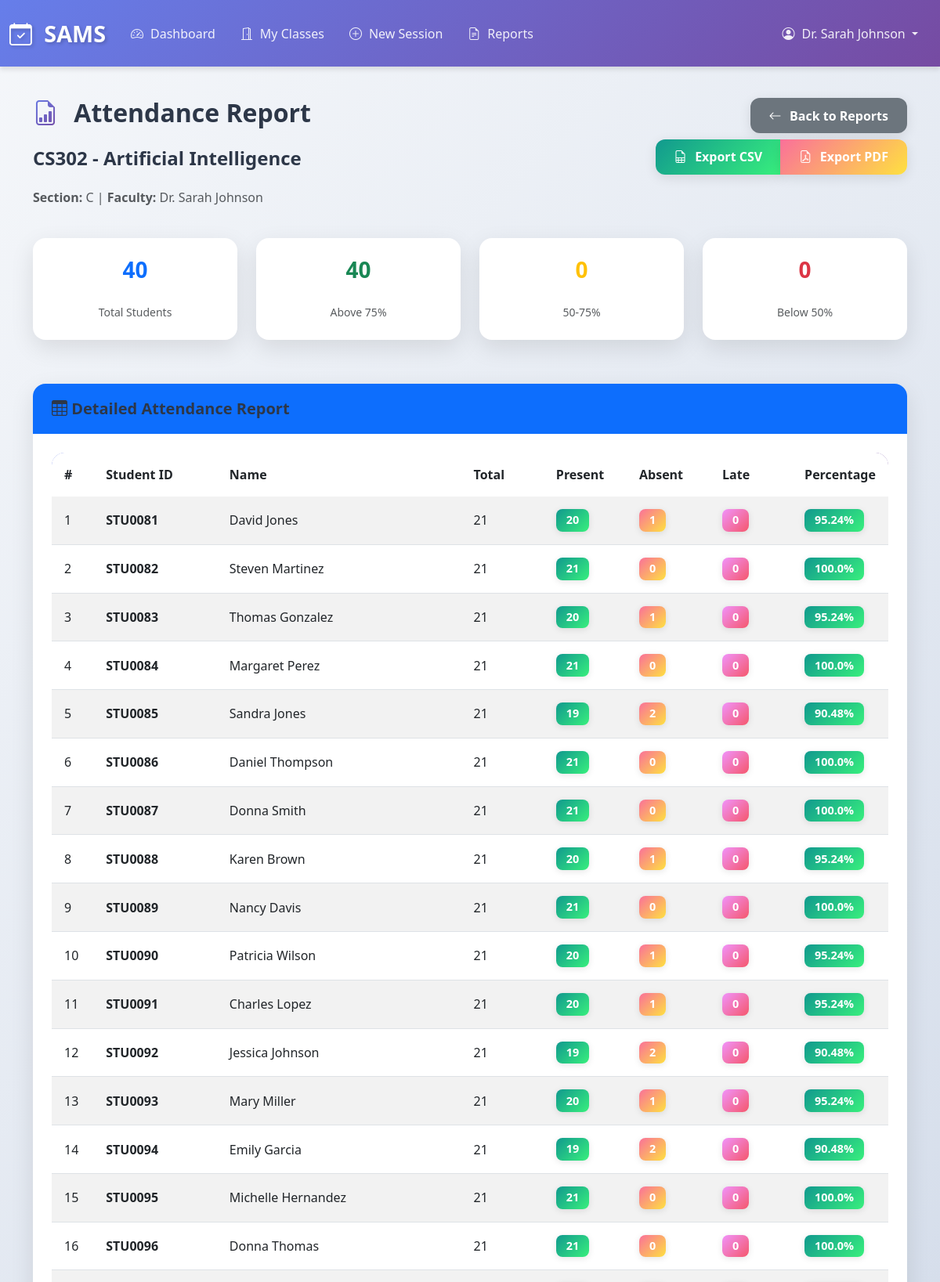
Page /faculty/reports/class/1 (signed in, upper part) on the committed database.
### app.py (models this page shows)
class User(db.Model):
    __tablename__ = 'users'
    id = db.Column(db.Integer, primary_key=True)
    username = db.Column(db.String(80), unique=True, nullable=False)
    email = db.Column(db.String(120), unique=True, nullable=False)
    password_hash = db.Column(db.String(200), nullable=False)
    role = db.Column(db.String(20), nullable=False)
    full_name = db.Column(db.String(100), nullable=False)
    created_at = db.Column(db.DateTime, default=datetime.utcnow)
    is_active = db.Column(db.Boolean, default=True)

class Course(db.Model):
    __tablename__ = 'courses'
    id = db.Column(db.Integer, primary_key=True)
    course_code = db.Column(db.String(20), unique=True, nullable=False)
    course_name = db.Column(db.String(100), nullable=False)
    department = db.Column(db.String(100))
    credits = db.Column(db.Integer)
    year = db.Column(db.Integer)
    semester = db.Column(db.Integer)

class Class(db.Model):
    __tablename__ = 'classes'
    id = db.Column(db.Integer, primary_key=True)
    course_id = db.Column(db.Integer, db.ForeignKey('courses.id'), nullable=False)
    faculty_id = db.Column(db.Integer, db.ForeignKey('faculty.id'), nullable=False)
    section = db.Column(db.String(10))
    schedule = db.Column(db.String(100))
    room = db.Column(db.String(20))
    course = db.relationship('Course', backref='classes')
    faculty = db.relationship('Faculty', backref='classes')

class Student(db.Model):
    __tablename__ = 'students'
    id = db.Column(db.Integer, primary_key=True)
    user_id = db.Column(db.Integer, db.ForeignKey('users.id'), nullable=False)
    student_id = db.Column(db.String(20), unique=True, nullable=False)
    department = db.Column(db.String(100))
    year = db.Column(db.Integer)
    section = db.Column(db.String(10))
    parent_email = db.Column(db.String(120))
    parent_phone = db.Column(db.String(20))
    user = db.relationship('User', backref='student_profile')

### app.py (the view)
@app.route('/faculty/reports/class/<int:class_id>')
@role_required('faculty')
def faculty_class_report(class_id):
    class_obj = Class.query.get_or_404(class_id)
    faculty = get_current_faculty()
    if not faculty:
        return redirect(url_for('login'))
    if class_obj.faculty_id != faculty.id:
        flash('You do not have access to this class.', 'danger')
        return redirect(url_for('faculty_classes'))
    enrollments = Enrollment.query.filter_by(class_id=class_id).all()
    report_data = []
    for enrollment in enrollments:
        student = enrollment.student
        percentage = calculate_attendance_percentage(student.id, class_id)
        total = Attendance.query.join(AttendanceSession).filter(
            AttendanceSession.class_id == class_id,
            Attendance.student_id == student.id
        ).count()
        present = Attendance.query.join(AttendanceSession).filter(
            AttendanceSession.class_id == class_id,
            Attendance.student_id == student.id,
            Attendance.status.in_(['present', 'late'])
        ).count()
        report_data.append({
            'student_id': student.student_id,
            'name': student.user.full_name,
            'total': total,
            'present': present,
            'absent': total - present,
            'percentage': percentage
        })
    return render_template('faculty/class_report.html',
                         class_obj=class_obj,
                         report_data=report_data)

### templates/faculty/class_report.html (shortened to what this page needs)
{% extends "base.html" %}
{% block content %}
<div class="row mb-4">
    <div class="col-md-8">
        <h2><i class="bi bi-file-earmark-bar-graph"></i> Attendance Report</h2>
        <h4>{{ class_obj.course.course_code }} - {{ class_obj.course.course_name }}</h4>
        <p class="text-muted">
            <strong>Section:</strong> {{ class_obj.section }} |
            <strong>Faculty:</strong> {{ class_obj.faculty.user.full_name }}
        </p>
    </div>
    <div class="col-md-4 text-end">
        <a href="{{ url_for('faculty_reports') }}" class="btn btn-secondary">
            <i class="bi bi-arrow-left"></i> Back to Reports
        </a>
        <div class="btn-group mt-2" role="group">
            <a href="{{ url_for('faculty_export_csv', class_id=class_obj.id) }}" class="btn btn-success">
                <i class="bi bi-file-earmark-spreadsheet"></i> Export CSV
            </a>
            <a href="{{ url_for('faculty_export_pdf', class_id=class_obj.id) }}" class="btn btn-danger">
                <i class="bi bi-file-earmark-pdf"></i> Export PDF
            </a>
        </div>
    </div>
</div>
<div class="row mb-4">
    <div class="col-md-3">
        <div class="card">
            <div class="card-body text-center">
                <h3 class="text-primary">{{ report_data|length }}</h3>
                <small class="text-muted">Total Students</small>
            </div>
        </div>
    </div>
    <div class="col-md-3">
        <div class="card">
            <div class="card-body text-center">
                <h3 class="text-success">{{ report_data|selectattr('percentage', 'ge', 75)|list|length }}</h3>
                <small class="text-muted">Above 75%</small>
            </div>
        </div>
    </div>
    <div class="col-md-3">
        <div class="card">
            <div class="card-body text-center">
                <h3 class="text-warning">{{ report_data|selectattr('percentage', 'lt', 75)|selectattr('percentage', 'ge', 50)|list|length }}</h3>
                <small class="text-muted">50-75%</small>
            </div>
        </div>
    </div>
    <div class="col-md-3">
        <div class="card">
            <div class="card-body text-center">
                <h3 class="text-danger">{{ report_data|selectattr('percentage', 'lt', 50)|list|length }}</h3>
                <small class="text-muted">Below 50%</small>
            </div>
        </div>
    </div>
</div>
<div class="card">
    <div class="card-header bg-primary text-white">
        <h5 class="mb-0"><i class="bi bi-table"></i> Detailed Attendance Report</h5>
    </div>
    <div class="card-body">
        <div class="table-responsive">
            <table class="table table-hover table-striped">
                <thead>
                    <tr>
                        <th width="5%">#</th>
                        <th width="15%">Student ID</th>
                        <th width="30%">Name</th>
                        <th width="10%">Total</th>
                        <th width="10%">Present</th>
                        <th width="10%">Absent</th>
                        <th width="10%">Late</th>
                        <th width="10%">Percentage</th>
                    </tr>
                </thead>
                <tbody>
                    {% for row in report_data %}
                    <tr>
                        <td>{{ loop.index }}</td>
                        <td><strong>{{ row.student_id }}</strong></td>
                        <td>{{ row.name }}</td>
                        <td>{{ row.total }}</td>
                        <td><span class="badge bg-success">{{ row.present }}</span></td>
                        <td><span class="badge bg-danger">{{ row.absent }}</span></td>
                        <td><span class="badge bg-warning">{{ row.total - row.present - row.absent }}</span></td>
                        <td>
                            {% if row.percentage >= 75 %}
                                <span class="badge bg-success">{{ row.percentage }}%</span>
                            {% elif row.percentage >= 50 %}
                                <span class="badge bg-warning">{{ row.percentage }}%</span>
                            {% else %}
                                <span class="badge bg-danger">{{ row.percentage }}%</span>
                            {% endif %}
                        </td>
                    </tr>
                    {% else %}
                    <tr>
                        <td colspan="8" class="text-center text-muted">No attendance records found</td>
                    </tr>
                    {% endfor %}
                </tbody>
            </table>
        </div>
    </div>
</div>
{% endblock %}

### templates/base.html (shortened to what this page needs)
<!DOCTYPE html>
<html lang="en">
<head>
    <link href="https://cdn.jsdelivr.net/npm/bootstrap@5.3.0/dist/css/bootstrap.min.css" rel="stylesheet">
    <link rel="stylesheet" href="https://cdn.jsdelivr.net/npm/bootstrap-icons@1.10.0/font/bootstrap-icons.css">
    <link rel="stylesheet" href="{{ url_for('static', filename='css/style.css') }}">
</head>
<body>
    {% if session.user_id %}
    <nav class="navbar navbar-expand-lg navbar-dark bg-primary">
        <div class="container-fluid">
            <a class="navbar-brand" href="{{ url_for('dashboard') }}">
                <i class="bi bi-calendar-check"></i> SAMS
            </a>
            <div class="collapse navbar-collapse" id="navbarNav">
                <ul class="navbar-nav me-auto">
                    {% if session.role == 'admin' %}
                    <li class="nav-item">
                        <a class="nav-link" href="{{ url_for('admin_dashboard') }}">
                            <i class="bi bi-speedometer2"></i> Dashboard
                        </a>
                    </li>
                    <li class="nav-item">
                        <a class="nav-link" href="{{ url_for('admin_users') }}">
                            <i class="bi bi-people"></i> Users
                        </a>
                    </li>
                    <li class="nav-item">
                        <a class="nav-link" href="{{ url_for('admin_courses') }}">
                            <i class="bi bi-book"></i> Courses
                        </a>
                    </li>
                    <li class="nav-item">
                        <a class="nav-link" href="{{ url_for('admin_classes') }}">
                            <i class="bi bi-door-open"></i> Classes
                        </a>
                    </li>
                    <li class="nav-item">
                        <a class="nav-link" href="{{ url_for('admin_reports') }}">
                            <i class="bi bi-file-earmark-text"></i> Reports
                        </a>
                    </li>
                    {% elif session.role == 'faculty' %}
                    <li class="nav-item">
                        <a class="nav-link" href="{{ url_for('faculty_dashboard') }}">
                            <i class="bi bi-speedometer2"></i> Dashboard
                        </a>
                    </li>
                    <li class="nav-item">
                        <a class="nav-link" href="{{ url_for('faculty_classes') }}">
                            <i class="bi bi-door-open"></i> My Classes
                        </a>
                    </li>
                    <li class="nav-item">
                        <a class="nav-link" href="{{ url_for('faculty_create_session') }}">
                            <i class="bi bi-plus-circle"></i> New Session
                        </a>
                    </li>
                    <li class="nav-item">
                        <a class="nav-link" href="{{ url_for('faculty_reports') }}">
                            <i class="bi bi-file-earmark-text"></i> Reports
                        </a>
                    </li>
                    {% endif %}
                </ul>
                <ul class="navbar-nav">
                    <li class="nav-item dropdown">
                        <a class="nav-link dropdown-toggle" href="#" id="navbarDropdown" role="button" data-bs-toggle="dropdown">
                            <i class="bi bi-person-circle"></i> {{ session.full_name }}
                        </a>
                    </li>
                </ul>
            </div>
        </div>
    </nav>
    {% endif %}
    <main class="container my-4">
        {% block content %}{% endblock %}
    </main>
</body>
</html>

### rows in the picture
User: full_name "Dr. Sarah Johnson", faculty.user.full_name "Dr. Sarah Johnson"
Course: course.course_code "CS302", course.course_name "Artificial Intelligence"
Class: section "C"
Student: student_id "STU0081"
User: name "David Jones"
Student: student_id "STU0082"
User: name "Steven Martinez"
Student: student_id "STU0083"
User: name "Thomas Gonzalez"
Student: student_id "STU0084"
User: name "Margaret Perez"
Student: student_id "STU0085"
User: name "Sandra Jones"
Student: student_id "STU0086"
User: name "Daniel Thompson"
Student: student_id "STU0087"
User: name "Donna Smith"
Student: student_id "STU0088"
User: name "Karen Brown"
Student: student_id "STU0089"
User: name "Nancy Davis"
Student: student_id "STU0090"
User: name "Patricia Wilson"
Student: student_id "STU0091"
User: name "Charles Lopez"
Student: student_id "STU0092"
User: name "Jessica Johnson"
Student: student_id "STU0093"
User: name "Mary Miller"
Student: student_id "STU0094"
User: name "Emily Garcia"
Student: student_id "STU0095"
User: name "Michelle Hernandez"
Student: student_id "STU0096"
User: name "Donna Thomas"

### other values in the picture
{{ report_data|length }} "40"
{{ report_data|selectattr('percentage', 'ge', 75)|list|length }} "40"
{{ report_data|selectattr('percentage', 'lt', 50)|list|length }} "0"
{{ row.total }} "21" "21" "21" "21" "21" "21" "21" "21" "21" "21" "21" "21" "21" "21" "21" "21"
{{ row.present }} "20" "21" "20" "21" "19" "21" "21" "20" "21" "20" "20" "19" "20" "19" "21" "21"
{{ row.absent }} "1" "0" "1" "0" "2" "0" "0" "1" "0" "1" "1" "2" "1" "2" "0" "0"
{{ row.total - row.present - row.absent }} "0" "0" "0" "0" "0" "0" "0" "0" "0" "0" "0" "0" "0" "0" "0" "0"
{{ row.percentage }} "95.24" "100.0" "95.24" "100.0" "90.48" "100.0" "100.0" "95.24" "100.0" "95.24" "95.24" "90.48" "95.24" "90.48" "100.0" "100.0"
